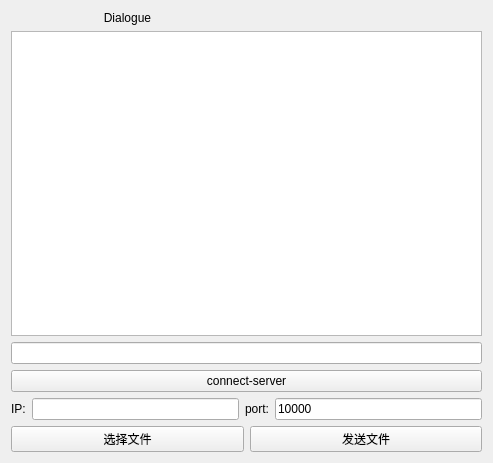
<?xml version="1.0" encoding="UTF-8"?>
<ui version="4.0">
 <class>Dialogue</class>
 <widget class="QWidget" name="Dialogue">
  <property name="geometry">
   <rect>
    <x>0</x>
    <y>0</y>
    <width>493</width>
    <height>463</height>
   </rect>
  </property>
  <property name="windowTitle">
   <string>Dialogue</string>
  </property>
  <layout class="QGridLayout" name="gridLayout_2">
   <item row="0" column="0">
    <layout class="QGridLayout" name="gridLayout">
     <item row="0" column="0">
      <widget class="QLabel" name="label">
       <property name="contextMenuPolicy">
        <enum>Qt::CustomContextMenu</enum>
       </property>
       <property name="layoutDirection">
        <enum>Qt::LeftToRight</enum>
       </property>
       <property name="text">
        <string>Dialogue</string>
       </property>
       <property name="textFormat">
        <enum>Qt::PlainText</enum>
       </property>
       <property name="alignment">
        <set>Qt::AlignCenter</set>
       </property>
      </widget>
     </item>
     <item row="1" column="0" colspan="2">
      <widget class="QListWidget" name="listWidget"/>
     </item>
     <item row="4" column="0" colspan="2">
      <layout class="QHBoxLayout" name="horizontalLayout">
       <item>
        <widget class="QLabel" name="label_2">
         <property name="text">
          <string>IP:</string>
         </property>
        </widget>
       </item>
       <item>
        <widget class="QLineEdit" name="lineEdit_2">
         <property name="text">
          <string/>
         </property>
        </widget>
       </item>
       <item>
        <widget class="QLabel" name="label_3">
         <property name="text">
          <string>port:</string>
         </property>
        </widget>
       </item>
       <item>
        <widget class="QLineEdit" name="lineEdit_3">
         <property name="text">
          <string>10000</string>
         </property>
         <property name="readOnly">
          <bool>true</bool>
         </property>
        </widget>
       </item>
      </layout>
     </item>
     <item row="5" column="0">
      <widget class="QPushButton" name="pushButton_2">
       <property name="text">
        <string>选择文件</string>
       </property>
      </widget>
     </item>
     <item row="5" column="1">
      <widget class="QPushButton" name="pushButton_3">
       <property name="text">
        <string>发送文件</string>
       </property>
      </widget>
     </item>
     <item row="2" column="0" colspan="2">
      <widget class="QLineEdit" name="lineEdit"/>
     </item>
     <item row="3" column="0" colspan="2">
      <widget class="QPushButton" name="pushButton">
       <property name="text">
        <string>connect-server</string>
       </property>
      </widget>
     </item>
    </layout>
   </item>
  </layout>
 </widget>
 <resources/>
 <connections/>
</ui>
